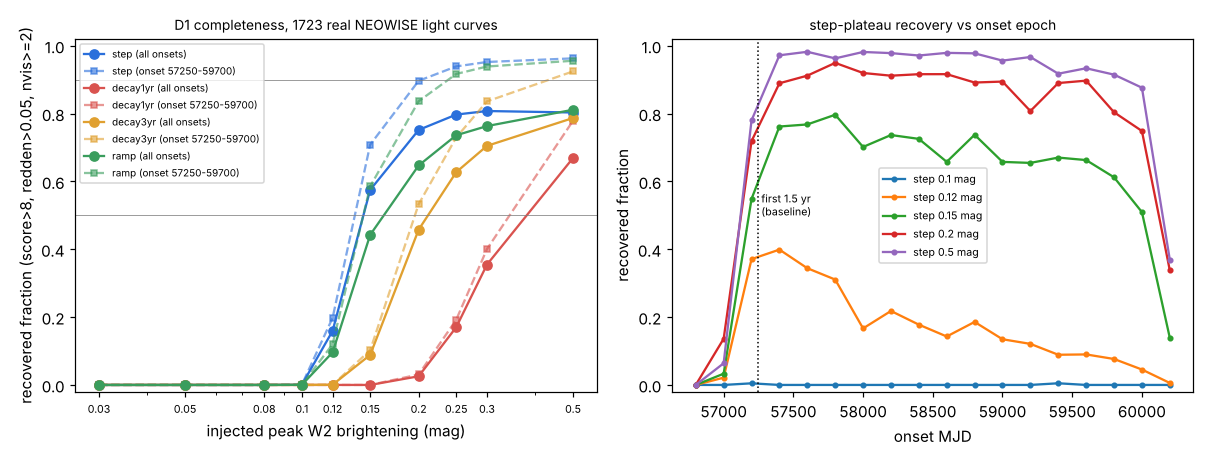

Source code (Python):
"""
Injection-recovery test of the giant-impact hunt detector D1 (hunt.visits + hunt.score + candidate cuts).

Stages (run from a scratch working directory; hunt.py opens results/hunt_log.txt in the cwd at import):
  python completeness.py sample    # random Gaia DR3 sample from the near-pool definition (random RA strips)
  python completeness.py fetch     # NEOWISE single exposures with hunt.GOODQ, IRSA run_sync upload joins of <= 60
  python completeness.py control   # ASASSN-21qj positive control (real light curve, no injection)
  python completeness.py inject    # false-positive run on the untouched sample + injection trials -> trials.csv.gz
  python completeness.py report    # tables, 50%/90% amplitudes, plot
Only real NEOWISE photometry is used; synthetic signals are added on top of it for this test only.
"""
import os, sys, time, json, numpy as np, pandas as pd
HERE = os.path.dirname(os.path.abspath(__file__))
sys.path.insert(0, os.path.dirname(HERE))
WORK = os.environ.get("WORK", os.getcwd()); os.makedirs(WORK, exist_ok=True); os.chdir(WORK)
import hunt                                   # noqa: E402  (imported after chdir on purpose)
from astropy.table import Table, vstack      # noqa: E402
import pyvo                                   # noqa: E402

SEED = 20261120
NSAMP = int(os.environ.get("NSAMP", "2000"))
AMPS = [0.03, 0.05, 0.08, 0.10, 0.12, 0.15, 0.20, 0.25, 0.30, 0.50]
SHAPES = ["step", "decay1yr", "decay3yr", "ramp"]
K_ONSET = int(os.environ.get("K_ONSET", "2"))          # independent (onset, T, ramp length) draws per star, amp and shape
MJD_LO, MJD_HI = 56700.0, 60300.0
ZP1, ZP2 = 309.540, 171.787                           # WISE Vega zero points (Jy), Wright et al. 2010 / Jarrett et al. 2011
LAM1, LAM2 = 3.35e-6, 4.60e-6                         # isophotal wavelengths (m) given in the task

def cand(r):
    return r is not None and r["score"] > 8 and r["redden"] > 0.05 and r["nvis"] >= 2

def bb_ratio(T):
    """F_nu(W1)/F_nu(W2) of a blackbody at temperature T (no colour correction)."""
    h, c, k = 6.62607015e-34, 2.99792458e8, 1.380649e-23
    nu1, nu2 = c / LAM1, c / LAM2
    return (nu1 ** 3 / np.expm1(h * nu1 / (k * T))) / (nu2 ** 3 / np.expm1(h * nu2 / (k * T)))

# ---------------------------------------------------------------- stage 1: sample
def stage_sample():
    rng = np.random.default_rng(SEED)
    gaia = pyvo.dal.TAPService("https://gea.esac.esa.int/tap-server/tap")
    q = ("SELECT source_id, ra, dec, phot_g_mean_mag AS gmag, bp_rp AS bprp, parallax AS plx FROM gaiadr3.gaia_source "
         "WHERE parallax > 4 AND parallax_over_error > 10 AND phot_g_mean_mag BETWEEN 8 AND 15 "
         "AND bp_rp BETWEEN 0.55 AND 2.2 AND ruwe < 1.4")              # identical to hunt.build_pool POOL=near
    W = 0.05; starts = np.sort(rng.choice(np.arange(0, 360, W), 90, replace=False))   # 90 random 0.05-deg RA strips, all Dec
    parts = []
    for r0 in starts:
        for a in range(4):
            try:
                parts.append(gaia.run_sync(q + f" AND ra >= {r0:.2f} AND ra < {r0 + W:.2f}", maxrec=100000).to_table()); break
            except Exception as e:
                print("strip", r0, "failed", repr(e)[:120], flush=True); time.sleep(10)
    t = vstack(parts)
    absg = np.array(t["gmag"], float) + 5 * np.log10(np.array(t["plx"], float) / 100.0)
    x = np.array(t["bprp"], float); t = t[(absg > 2.2 * x + 0.2) & (absg < 2.9 * x + 3.6)]   # hunt's main-sequence band
    print("strips", len(parts), "main-sequence stars in strips", len(t))
    df = t.to_pandas(); df = df.iloc[rng.permutation(len(df))[:NSAMP]].reset_index(drop=True)
    df["uid"] = np.arange(len(df))
    df.to_csv(f"{HERE}/sample.csv", index=False); print("sample written:", len(df))
    json.dump({"strip_width_deg": W, "strip_starts": [float(s) for s in starts], "pool_in_strips": len(t)}, open(f"{HERE}/sample_strips.json", "w"))

# ---------------------------------------------------------------- stage 2: fetch
QUP = ("SELECT t.objid, n.mjd, n.w1mpro, n.w1sigmpro, n.w2mpro, n.w2sigmpro, n.cc_flags FROM TAP_UPLOAD.targets AS t, "
       "neowiser_p1bs_psd AS n WHERE CONTAINS(POINT('ICRS', n.ra, n.dec), CIRCLE('ICRS', t.tra, t.tdec, 0.000833)) = 1 AND " + hunt.GOODQ)

def fetch_one(svc, sub):
    up = Table({"objid": np.array(sub["uid"], int), "tra": np.array(sub["ra"], float), "tdec": np.array(sub["dec"], float)})
    r = svc.run_sync(QUP, uploads={"targets": up}, maxrec=2000000).to_table(); r.rename_column("objid", "uid"); return r

def stage_fetch():
    import requests
    s = pd.read_csv(f"{HERE}/sample.csv"); os.makedirs("raw", exist_ok=True)
    sess = requests.Session(); sess.request = _timeout(sess.request, 300)
    svc = pyvo.dal.TAPService(hunt.IRSA, session=sess)
    CH = 60
    for k in range(0, len(s), CH):
        out = f"raw/chunk_{k // CH:03d}.csv"
        if os.path.exists(out): continue
        sub = s.iloc[k:k + CH]
        for a in range(5):
            try:
                t0 = time.time(); r = fetch_one(svc, sub); r.write(out, format="csv", overwrite=True)
                print(f"chunk {k // CH} rows {len(r)} {time.time() - t0:.0f}s", flush=True); break
            except Exception as e:
                print(f"chunk {k // CH} attempt {a + 1} failed: {repr(e)[:150]}", flush=True); time.sleep(20 * (a + 1))

def _timeout(f, t):
    def g(*a, **kw):
        kw.setdefault("timeout", t); return f(*a, **kw)
    return g

def load_exposures():
    """per-star arrays after the hunt's harvest() filters: cc_flags clean, finite W1+W2, >= 30 exposures."""
    import glob
    t = pd.concat([pd.read_csv(f, dtype={"cc_flags": str}, keep_default_na=False, na_values=[""]) for f in sorted(glob.glob("raw/chunk_*.csv"))])
    cc = t["cc_flags"].astype(str).values
    ok = np.array([c[:2] in ("00", "0") or c == "0000" for c in cc], dtype=bool)   # copied verbatim from hunt.harvest
    w1 = t["w1mpro"].astype(float).values; w2 = t["w2mpro"].astype(float).values
    ok &= np.isfinite(w1 + w2)
    t = t[ok]; stars = {}
    for u, g in t.groupby("uid"):
        if len(g) < 30: continue                                                    # hunt.harvest: s.sum() >= 30
        stars[int(u)] = tuple(g[c].astype(float).values for c in ("mjd", "w1mpro", "w1sigmpro", "w2mpro", "w2sigmpro"))
    return stars

# ---------------------------------------------------------------- stage 3: control
def stage_control():
    svc = pyvo.dal.TAPService(hunt.IRSA); ra, de = hunt.VALID["ASASSN-21qj"]
    q = ("SELECT mjd, w1mpro, w1sigmpro, w2mpro, w2sigmpro, cc_flags FROM neowiser_p1bs_psd AS n WHERE "
         f"CONTAINS(POINT('ICRS', n.ra, n.dec), CIRCLE('ICRS', {ra}, {de}, 0.000833)) = 1 AND " + hunt.GOODQ)
    t = svc.run_sync(q, maxrec=20000).to_table()
    cc = np.array([str(x) for x in t["cc_flags"]]); w1, e1, w2, e2 = (np.array(t[c], float) for c in ("w1mpro", "w1sigmpro", "w2mpro", "w2sigmpro"))
    ok = np.array([c[:2] in ("00", "0") or c == "0000" for c in cc], dtype=bool) & np.isfinite(w1 + w2)
    m = np.array(t["mjd"], float)
    V = hunt.visits(m[ok], w1[ok], e1[ok], w2[ok], e2[ok]); r = hunt.score(V)
    r["n_exposures"] = int(ok.sum()); r["candidate"] = bool(cand(r))
    print(json.dumps(r, indent=1)); json.dump(r, open(f"{HERE}/control_asassn21qj.json", "w"), indent=1)

# ---------------------------------------------------------------- stage 4: inject
def profile(shape, t, t0, ramp):
    dt = t - t0; p = np.zeros_like(t); on = dt >= 0
    if shape == "step": p[on] = 1.0
    elif shape == "decay1yr": p[on] = np.exp(-dt[on] / 365.25)
    elif shape == "decay3yr": p[on] = np.exp(-dt[on] / (3 * 365.25))
    elif shape == "ramp": p[on] = np.minimum(dt[on] / ramp, 1.0)
    return p

def inject(m, w1, w2, amp, shape, t0, T, ramp):
    """add excess flux to every exposure. amp = peak W2 brightening of the quiescent star (mag). W1 excess flux density
    = W2 excess flux density x blackbody ratio B_nu(3.35um)/B_nu(4.60um) at T, converted with the Vega zero points."""
    F1 = ZP1 * 10 ** (-0.4 * w1); F2 = ZP2 * 10 ** (-0.4 * w2)
    q2 = ZP2 * 10 ** (-0.4 * np.median(w2)); q2 = q2 * (10 ** (0.4 * amp) - 1)       # excess W2 flux (Jy) at peak
    p = profile(shape, m, t0, ramp)
    X2 = q2 * p; X1 = X2 * bb_ratio(T)
    return -2.5 * np.log10((F1 + X1) / ZP1), -2.5 * np.log10((F2 + X2) / ZP2)

def stage_inject():
    stars = load_exposures(); s = pd.read_csv(f"{HERE}/sample.csv").set_index("uid")
    rng = np.random.default_rng(SEED + 1)
    rows, base, fp = [], [], []
    roundtrip_bad = 0
    for u, (m, w1, e1, w2, e2) in stars.items():
        V = hunt.visits(m, w1, e1, w2, e2); r0 = hunt.score(V)
        if r0 is None: continue                                                       # < 6 visits: dropped
        # round-trip control: zero-amplitude injection must reproduce the untouched score
        a1, a2 = inject(m, w1, w2, 0.0, "step", MJD_LO, 1000.0, 365.0)
        rz = hunt.score(hunt.visits(m, a1, e1, a2, e2)); roundtrip_bad += abs(rz["score"] - r0["score"]) > 1e-6
        base.append(dict(uid=u, gmag=s.loc[u, "gmag"], bprp=s.loc[u, "bprp"], ra=s.loc[u, "ra"], dec=s.loc[u, "dec"], n_exp=len(m),
                         **{k: r0[k] for k in ("score", "dW2", "dW1", "redden", "nvis", "n_visits", "base_w1", "base_w2", "jitter", "start")},
                         candidate=cand(r0)))
        sc2 = max(np.std(V[:3, 3]), np.median(V[:3, 4]), 0.01); noise = np.hypot(sc2, r0["jitter"])
        for shape in SHAPES:
            for amp in AMPS:
                for k in range(K_ONSET):
                    t0 = rng.uniform(MJD_LO, MJD_HI); T = rng.uniform(600, 1300); ramp = rng.uniform(365.25, 730.5)
                    i1, i2 = inject(m, w1, w2, amp, shape, t0, T, ramp)
                    r = hunt.score(hunt.visits(m, i1, e1, i2, e2))
                    rows.append((u, shape, amp, round(t0, 1), round(T, 0), round(ramp, 0) if shape == "ramp" else np.nan,
                                 round(r0["base_w2"], 3), round(r0["jitter"], 4), round(noise, 4), r0["n_visits"],
                                 round(r["score"], 2), round(r["dW2"], 4), round(r["dW1"], 4), round(r["redden"], 4), r["nvis"],
                                 r["start"], int(cand(r)), int(cand(r0))))
    cols = ["uid", "shape", "amp_w2", "onset_mjd", "T_dust", "ramp_days", "base_w2", "jitter", "noise", "n_visits",
            "score", "dW2", "dW1", "redden", "nvis", "start", "recovered", "untouched_candidate"]
    pd.DataFrame(rows, columns=cols).to_csv(f"{HERE}/trials.csv.gz", index=False)
    b = pd.DataFrame(base); b.to_csv(f"{HERE}/untouched_scores.csv", index=False)
    info = dict(stars_with_exposures=len(stars), stars_ge6_visits=len(b), untouched_candidates=int(b.candidate.sum()),
                untouched_score_gt8=int((b.score > 8).sum()), roundtrip_mismatches=int(roundtrip_bad), trials=len(rows))
    print(info); json.dump(info, open(f"{HERE}/run_info.json", "w"), indent=1)

# ---------------------------------------------------------------- stage 5: report
def stage_report():
    d = pd.read_csv(f"{HERE}/trials.csv.gz"); d = d[d.untouched_candidate == 0]
    info = json.load(open(f"{HERE}/run_info.json"))
    out = {}
    out["by_amp_shape"] = d.pivot_table(index="amp_w2", columns="shape", values="recovered", aggfunc="mean")[SHAPES]
    ok_on = (d.onset_mjd > 57250) & (d.onset_mjd < 59700)
    out["by_amp_shape_onset_57250_59700"] = d[ok_on].pivot_table(index="amp_w2", columns="shape", values="recovered", aggfunc="mean")[SHAPES]
    d["onset_bin"] = pd.cut(d.onset_mjd, np.arange(56700, 60301, 400))
    out["by_onset_amp_step"] = d[d["shape"] == "step"].pivot_table(index="onset_bin", columns="amp_w2", values="recovered", aggfunc="mean", observed=True)
    d["w2_bin"] = pd.cut(d.base_w2, [0, 8, 9, 10, 11, 12, 13, 20])
    out["by_w2mag_amp_step_midonset"] = d[(d["shape"] == "step") & ok_on].pivot_table(index="w2_bin", columns="amp_w2", values="recovered", aggfunc="mean", observed=True)
    d["noise_bin"] = pd.cut(d.noise, [0, 0.01415, 0.02, 0.03, 1.0])     # 0.01414 = floor hypot(0.01, 0.01)
    out["by_noise_amp_step_midonset"] = d[(d["shape"] == "step") & ok_on].pivot_table(index="noise_bin", columns="amp_w2", values="recovered", aggfunc="mean", observed=True)
    d["nvis_bin"] = pd.cut(d.n_visits, [5, 10, 15, 19, 40])
    out["by_nvisits_amp_step_midonset"] = d[(d["shape"] == "step") & ok_on].pivot_table(index="nvis_bin", columns="amp_w2", values="recovered", aggfunc="mean", observed=True)
    out["stars_per_nvis_bin"] = d.drop_duplicates("uid").groupby("nvis_bin", observed=True).uid.count().to_frame("stars")
    d["T_bin"] = pd.cut(d.T_dust, [600, 775, 950, 1125, 1300])
    out["by_T_amp_step_midonset"] = d[(d["shape"] == "step") & ok_on].pivot_table(index="T_bin", columns="amp_w2", values="recovered", aggfunc="mean", observed=True)
    def thresh(tab):
        res = {}
        for sh in tab.columns:
            y = tab[sh].values; x = np.log(tab.index.values); r = {}
            for lev in (0.5, 0.9):
                i = np.where(y >= lev)[0]
                if not len(i): r[lev] = None; continue
                i = i[0]
                r[lev] = float(tab.index.values[0]) if i == 0 else float(np.exp(np.interp(lev, [y[i - 1], y[i]], [x[i - 1], x[i]])))
            res[sh] = r
        return res
    th_all = thresh(out["by_amp_shape"]); th_mid = thresh(out["by_amp_shape_onset_57250_59700"])
    early = d[d.onset_mjd < 57248]; mid = d[(d.onset_mjd > 58000) & (d.onset_mjd < 59300)]
    ctrl = dict(early_onset_recovery_by_amp=early.groupby("amp_w2").recovered.mean().round(3).to_dict(),
                mid_onset_ge03_recovery_by_shape=mid[mid.amp_w2 >= 0.3].groupby("shape").recovered.mean().round(3).to_dict(),
                n_trials_used=len(d))
    with open(f"{HERE}/tables.txt", "w") as fh:
        fh.write(json.dumps(info) + "\n\n")
        for k, v in out.items(): fh.write(f"== {k}\n{v.round(3).to_string()}\n\n")
        fh.write("== thresholds (all onsets)\n" + json.dumps(th_all) + "\n== thresholds (onset 57250-59700)\n" + json.dumps(th_mid) + "\n")
        fh.write("== controls\n" + json.dumps(ctrl) + "\n")
        fh.write("== trials per cell (amp x shape)\n" + d.pivot_table(index="amp_w2", columns="shape", values="recovered", aggfunc="count").to_string() + "\n")
    print(open(f"{HERE}/tables.txt").read())
    import matplotlib; matplotlib.use("Agg"); import matplotlib.pyplot as plt, matplotlib.ticker
    fig, ax = plt.subplots(1, 2, figsize=(11, 4.2))
    col = dict(step="#2a6fdb", decay1yr="#d9534f", decay3yr="#e0a030", ramp="#3a9d5d")
    for sh in SHAPES:
        ax[0].plot(AMPS, out["by_amp_shape"][sh].values, "o-", color=col[sh], label=f"{sh} (all onsets)")
        ax[0].plot(AMPS, out["by_amp_shape_onset_57250_59700"][sh].values, "s--", color=col[sh], alpha=.6, ms=4, label=f"{sh} (onset 57250-59700)")
    ax[0].set_xscale("log"); ax[0].set_xticks(AMPS); ax[0].set_xticklabels([str(a) for a in AMPS], fontsize=7); ax[0].xaxis.set_minor_formatter(matplotlib.ticker.NullFormatter())
    ax[0].set_xlabel("injected peak W2 brightening (mag)"); ax[0].set_ylabel("recovered fraction (score>8, redden>0.05, nvis>=2)")
    ax[0].axhline(.5, color="grey", lw=.5); ax[0].axhline(.9, color="grey", lw=.5); ax[0].legend(fontsize=6.5); ax[0].set_ylim(-.02, 1.02)
    ax[0].set_title(f"D1 completeness, {info['stars_ge6_visits']} real NEOWISE light curves", fontsize=9)
    st = d[d["shape"] == "step"]; centers = np.arange(56700, 60300, 200) + 100
    for amp in (0.1, 0.12, 0.15, 0.2, 0.5):
        e = st[st.amp_w2 == amp]; y = [e[(e.onset_mjd >= c - 100) & (e.onset_mjd < c + 100)].recovered.mean() for c in centers]
        ax[1].plot(centers, y, "o-", ms=3, label=f"step {amp} mag")
    ax[1].axvline(57248, color="k", ls=":", lw=1); ax[1].text(57270, .5, "first 1.5 yr\n(baseline)", fontsize=7)
    ax[1].set_xlabel("onset MJD"); ax[1].set_ylabel("recovered fraction"); ax[1].legend(fontsize=7); ax[1].set_ylim(-.02, 1.02)
    ax[1].set_title("step-plateau recovery vs onset epoch", fontsize=9)
    plt.tight_layout(); plt.savefig(f"{HERE}/completeness.png", dpi=110)
    json.dump(dict(thresholds_all=th_all, thresholds_mid=th_mid, controls=ctrl), open(f"{HERE}/summary.json", "w"), indent=1)

if __name__ == "__main__":
    dict(sample=stage_sample, fetch=stage_fetch, control=stage_control, inject=stage_inject, report=stage_report)[sys.argv[1]]()
